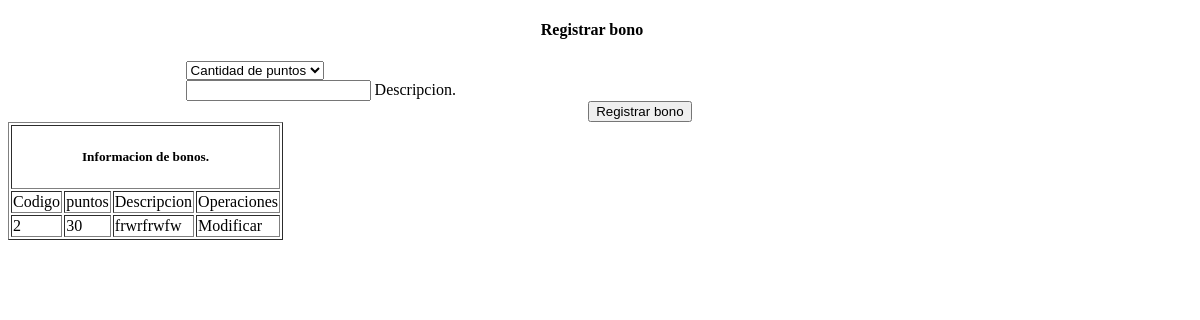
The app's page /Views/bono.php, older data.
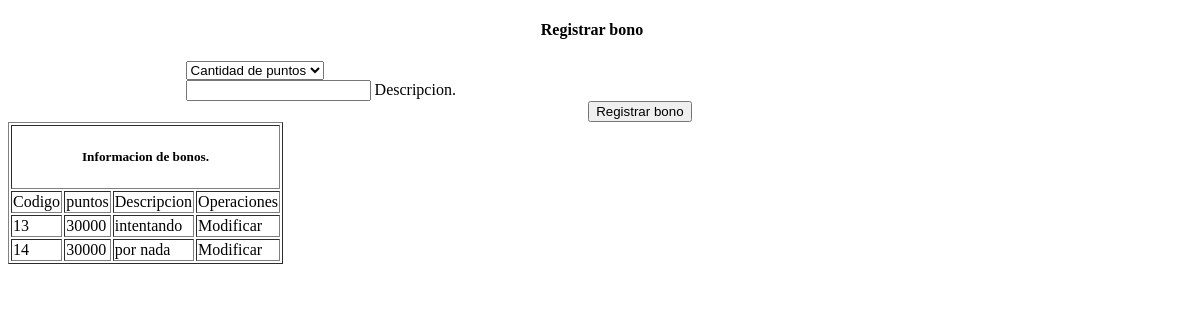
The same page, newer data.
### tables this page shows
CREATE TABLE `tb_bono` (
  `bono_cod` int(11) NOT NULL,
  `pto_cod` int(11) NOT NULL,
  `bono_desc` blob NOT NULL
);

CREATE TABLE `tbl_pack_punto` (
  `pto_cod` int(11) NOT NULL,
  `pto_cant` int(11) NOT NULL,
  `pto_moneda` int(11) NOT NULL
);

### Model/bono.class.php (called while the page is built, shortened)
<?php
class bono{
  public static function mostrar_bono(){
    $pdo = ConexionBD::AbrirBD();
    $pdo->setAttribute(PDO::ATTR_ERRMODE,PDO::ERRMODE_EXCEPTION);
    $sql="select tb_bono.bono_cod, tb_bono.bono_desc, tbl_pack_punto.pto_cant
          from tb_bono
          inner join tbl_pack_punto
          on tb_bono.pto_cod = tbl_pack_punto.pto_cod";
    $query= $pdo->prepare($sql);
    $query->execute();
    $result= $query->fetchALL(PDO::FETCH_BOTH);
    return $result;
  }
}
  ?>

### Views/bono.php (the view, shortened to what this page needs)
<?php
require_once('../Model/bono.class.php');
?>
<!DOCTYPE html>
<html>
  <head>
  </head>
  <body>
    <div class="formulariobono">
      <section>
        <h4 style="margin-left:45%;">Registrar bono</h4>
        <form style="margin-left:15%;" action="../Controller/bono.controller.php" method="post">
          <div class="row">
            <div class="input-field col s6">
              <select name="pto_cod" >
                <option value="" disabled selected>Cantidad de puntos</option>
                </select>
              </div>
              <div class="input-field col s6">
                <input type="text" name="bono_desc" required/>
                <label class="active" for="first_name2">Descripcion.</label>
              </div>
            </div>
          <button style="margin-left:40%;" name="action" value="guardarbono" class="waves-effect waves-light btn">Registrar bono</button>
        </form>
      </section>
    </div>
    <div class="consultar_bono">
      <section>
        <?php include("consultar_bono.php") ?>
      </section>
    </div>
  </body>
</html>

### Views/consultar_bono.php (shortened to what this page needs)
<?php
  require_once("../Model/bono.class.php");
  $bono=bono::mostrar_bono();
?>
<!DOCTYPE html>
<html>
  <head>
  </head>
  <body>
    <div class="tablabono">
      <section>
        <table border="1px" class="highlight">
          <thead>
            <th colspan="6"><center><h5>Informacion de bonos.</h5></center></th>
            <tr>
              <td>Codigo</td>
              <td>puntos</td>
              <td>Descripcion</td>
              <td>Operaciones</td>
            </tr>
          </thead>
          <tbody>
               <?php foreach ($bono as $bn): ?>
                 <tr>
                   <td><?php echo $bn["bono_cod"];    ?></td>
                   <td><?php echo $bn["pto_cant"];     ?></td>
                   <td><?php echo $bn["bono_desc"];   ?></td>
                   <td>
                     <span style="cursor:pointer;" onclick="valida3(<?php echo $bn["bono_cod"]; ?>)">Modificar</span>
                   </td>
                 </tr>
              <?php endforeach ?>
          </tbody>
        </table>
      </section>
    </div>
  </body>
</html>

Row changes from the older to the newer data that the page shows:
removed tb_bono: bono_cod "2", pto_cod.pto_cant "30", bono_desc "frwrfrwfw"
added tb_bono: bono_cod "13", pto_cod.pto_cant "30000", bono_desc "intentando"
added tb_bono: bono_cod "14", pto_cod.pto_cant "30000", bono_desc "por nada"
